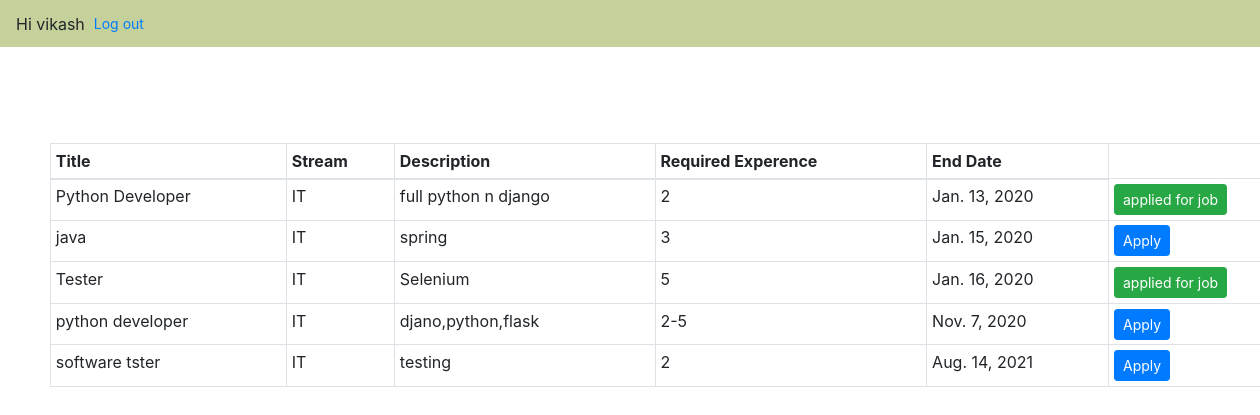
The app's page /profile/ (signed in) with its own data.
### appone/models.py (models this page shows, shortened)
class User(AbstractUser):
    user_choice =(
        ('Provider','provider'),
        ('Seeker','seeker'),
        )
    usertype = models.CharField(max_length = 30, choices = user_choice,default = "Seeker",)

class Job(models.Model):
    user_choices=(("Mech","mech"),("Civil","civil"),("IT","IT"))
    title=models.CharField(max_length=20)
    stream=models.CharField(max_length=10,choices  =user_choices,default="IT")
    desc=models.TextField(max_length=100)
    experence=models.CharField(max_length=20,null=True)
    date=models.DateField(default = datetime.date.today)
    date_end=models.DateField()
    provider=models.ForeignKey(Provider,on_delete=models.CASCADE)

### appone/views.py (the view, shortened to what this page needs)
# urls.py: path("profile/",views.Profile.as_view(),name="profile"),
class Profile(LoginRequiredMixin,View):
    login_url="/login/"
    def get(self,request):
        if request.user.usertype=="Seeker":
            user1=User.objects.get(username=request.user.username)
            try:
                s=seeker.objects.get(user=user1)
            except Exception as e:
                s=None
            if s==None:
                return redirect("/addp/")
            try:
                j=Job.objects.filter(stream=s.looking_job_in)
            except Exception as e:
                j=None
            try:
                applied=s.job.all()
            except Exception as e:
                applied=None
            return render(request,"appone/profile.html",{"p":s,"job":j,"isSeeker":True,"applied":applied})
        return redirect("/index/")

### appone/templates/appone/profile.html (shortened to what this page needs)
<!DOCTYPE html>
{%extends "appone/home.html" %}
 {% block body_block %}
    {% if job %}
    <table class="table table-bordered table-sm" style="margin-left:50px;margin-right:50px;">
      <thead>
        <th>Title</th>
        <th>Stream</th>
        <th>Description</th>
        <th>Required Experence</th>
        <th>End Date</th>
      </thead>
      {%for j in job%}
      <tr>
        <td>{{j.title}}</td>
        <td>{{j.stream}}</td>
        <td>{{j.desc}}</td>
        <td>{{j.experence}}</td>
        <td>{{j.date_end}}</td>
        {%if isSeeker%}
        <td>{% if j in applied %}
          <button class="btn btn-success btn-sm" >applied for job</button>
          {% else %}
          <a class="btn btn-primary btn-sm" href="/jobapply/{{j.id}}">Apply</a>
          {% endif %}
        </td>
        {% endif %}
      </tr>{%endfor%}
    </table>
    {% endif %}
    {% endblock %}

### appone/templates/appone/home.html (shortened to what this page needs)
<!DOCTYPE html>
<html lang="en" dir="ltr">
  <head>
    <link href="https://stackpath.bootstrapcdn.com/bootstrap/4.4.1/css/bootstrap.min.css" rel="stylesheet">
  </head>
  <body>
    {% if user.is_authenticated %}
    <header class="navbar navbar-expand-lg navbar-light " style="background-color:#c4d19b" >
  Hi {{ user.username }}
  <a class="btn btn-link btn-sm" href="/logout/">Log out</a></header>
  {% endif%} <br><br><br><br> {% block body_block %}{% endblock %}
  </body>
</html>

### records on screen
User: username "vikash"
Job: title "Python Developer", stream "IT", desc "full python n django", experence "2", date_end "Jan. 13, 2020", shows "applied for job"
Job: title "java", stream "IT", desc "spring", experence "3", date_end "Jan. 15, 2020"
Job: title "Tester", stream "IT", desc "Selenium", experence "5", date_end "Jan. 16, 2020", shows "applied for job"
Job: title "python developer", stream "IT", desc "djano,python,flask", experence "2-5", date_end "Nov. 7, 2020"
Job: title "software tster", stream "IT", desc "testing", experence "2", date_end "Aug. 14, 2021"
